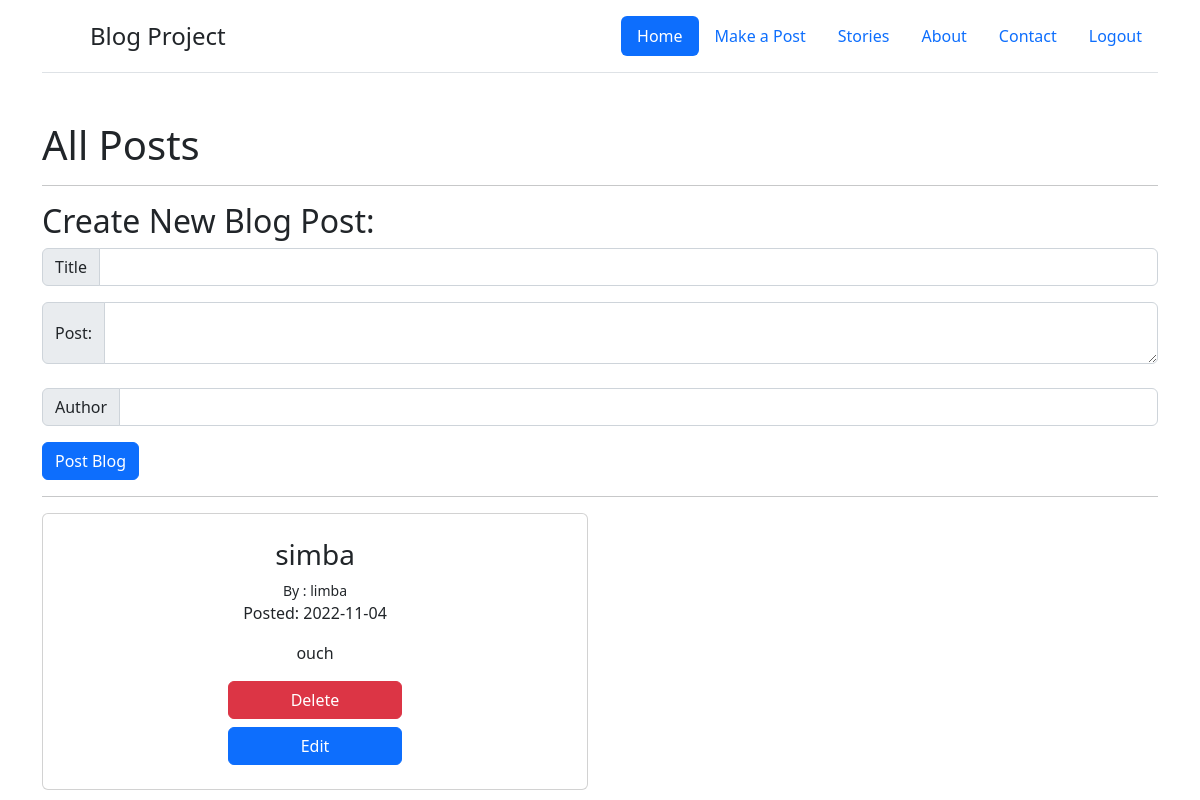
/posts (signed in), run on the app's committed database.
### app.py (models this page shows, shortened)
class BlogPost(db.Model):
    id = db.Column(db.Integer, primary_key=True)
    title = db.Column(db.String(100), nullable=False)
    content = db.Column(db.Text, nullable=False)
    author = db.Column(db.String(20), nullable=False, default='N/A')
    postby = db.Column(db.String(30))
    date_posted = db.Column(db.DateTime, nullable=False, default=datetime.utcnow)

### app.py (the view)
@app.route('/posts', methods=['GET', 'POST'])
@login_required
def posts():
    userin = answer.username
    print("result", file=sys.stderr)
    print(userin, file=sys.stderr)
    if request.method == 'POST':
        post_title = request.form['title']
        post_content = request.form['content']
        post_author = request.form.get('author')
        post_by = answer.username
        new_post = BlogPost(title=post_title, content=post_content, postby=post_by, author=post_author)
        db.session.add(new_post)
        db.session.commit()
        return redirect('/posts')
    else:
        all_posts = BlogPost.query.order_by(BlogPost.date_posted).all()
        return render_template('posts.html', posts = all_posts, liveuser=userin)

### app.py (called while the page is built)
@login_manager.user_loader
def load_user(user_id):
    global answer
    answer = User.query.get(str(user_id))
    print(answer.username, file=sys.stderr)
    return User.query.get(int(user_id))

### templates/posts.html (shortened to what this page needs)
{% extends 'base.html' %}
{%block makepost%}
<li class="nav-item"><a href="/posts" class="nav-link">Make a Post</a></li>
{% endblock %}
{%block logout%}
<li class="nav-item"><a href="{{url_for('logout')}}" class="nav-link">Logout</a></li>
{% endblock %}
{%block body%}
<br>
<h1>All Posts</h1>
    <hr>
    <h2> Create New Blog Post:</h2>
    <form action='/posts' method='POST'>
        <div class="input-group mb-3">
            <span class="input-group-text" id="inputGroup-sizing-default">Title</span>
            <input type="text" class="form-control" name='title' id='title' aria-label="Write Title"  aria-describedby="inputGroup-sizing-default">
        </div>
        <div class="input-group">
            <span class="input-group-text">Post: </span>
            <textarea class="form-control" name='content' id='content' aria-label="Write Post Here:"></textarea>
        </div><br>
        <div class="input-group mb-3">
            <span class="input-group-text" id="inputGroup-sizing-default">Author</span>
            <input type="text" class="form-control" name='author' id='author' aria-label="Write Title"  aria-describedby="inputGroup-sizing-default">
        </div>
        <div class="col-12">
            <button class="btn btn-primary" type="submit">Post Blog</button>
        </div>
    </form>
    <hr>
    <div class="container text-center" style="width: 100%;">
        <div class="row" style="width: 100%;">
            {% for post in posts %}
                {% if post.postby == liveuser %}
                    <div class=" card" style="width: 50%;">
                        <br>
                        <h3>{{post.title}}</h3>
                        {% if post.author%}
                            <small>By : {{post.author}} </small>
                        {% else %}
                            <small>By : N/A </small>
                        {% endif %}
                        <p> Posted: {{post.date_posted.date()}}</p>
                        <p style="white-space:pre-wrap">{{post.content}}</p>
                        <div class="d-grid gap-2 col-4 mx-auto">
                            <a class="btn btn-danger text-center" href="/posts/delete/{{post.id}}">Delete</a>
                            <a class="btn btn-primary" href="/posts/edit/{{post.id}}">Edit</a>
                        </div>
                        <br/>
                    </div>
                {% endif %}
            {% endfor %}
{% endblock %}

### data on the page
BlogPost: title "simba", author "limba", date_posted "2022-11-04", content "ouch"
